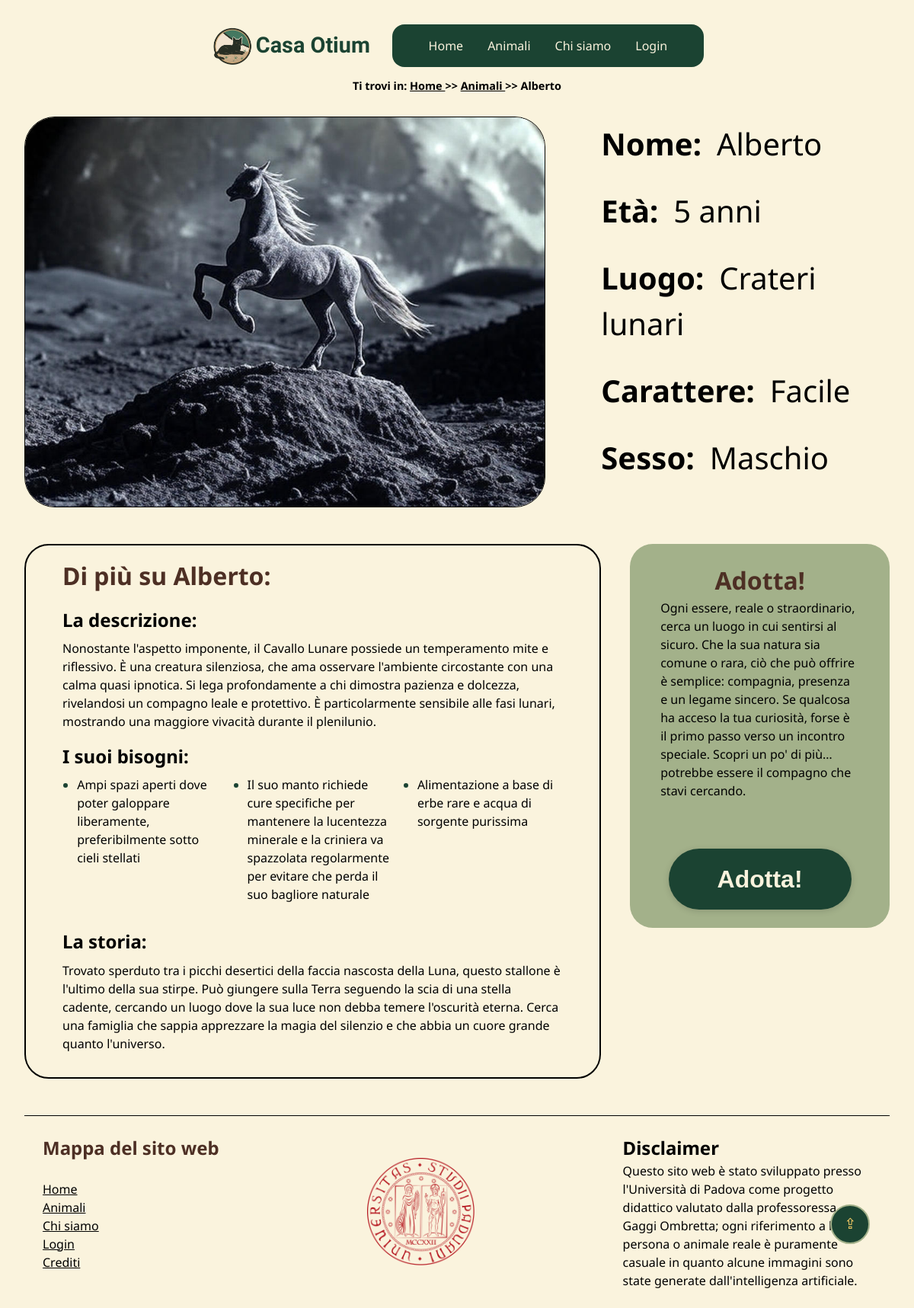
Before: /animale.php?id=2 with the older database file.
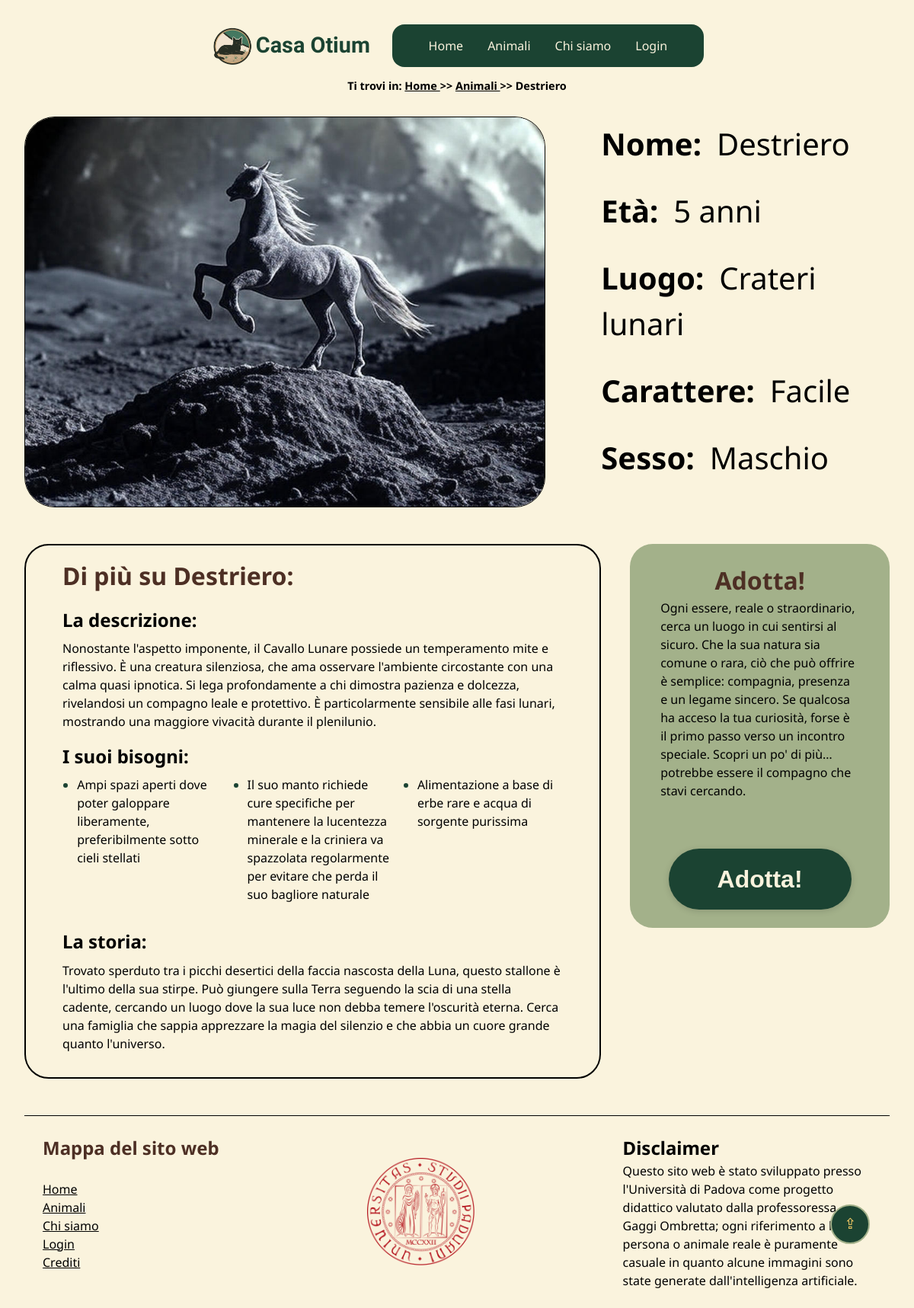
After: the same page with the newer database file.
### tables this page shows
CREATE TABLE animali (
    id           INT AUTO_INCREMENT PRIMARY KEY,
    nome         VARCHAR(24) NOT NULL,
    alt          VARCHAR(1024) NOT NULL,
    immagine     VARCHAR(1024) NOT NULL,
    sesso        ENUM('Maschio','Femmina') NOT NULL,
    tipo_animale ENUM('Reale','Fantastico') NOT NULL,
    luogo        VARCHAR(100) NOT NULL,
    eta          INT NOT NULL,
    taglia       ENUM('Piccola','Media','Grande') NOT NULL,
    carattere    ENUM('Facile','Moderato','Difficile') NOT NULL,
    descrizione  VARCHAR(1024) NOT NULL,
    bisogni      VARCHAR(1024) NOT NULL,
    storia       VARCHAR(1024),
    adottato     BOOLEAN DEFAULT FALSE
);

### connectionDB.php (called while the page is built, shortened)
<?php
class DBAccess
{
    private $connection;
    public function openDBConnection() {
        try {
            $this->connection = mysqli_connect(
                self::HOST_DB,
                self::USERNAME,
                self::PASSWORD,
                self::DATABASE_NAME
            );
            return true;
        } catch (\mysqli_sql_exception $e) {
            http_response_code(500);
            include __DIR__ . "/500.php";
            exit();
        }
    }
    public function getAnimalById($id)
    {
        $query = "SELECT * FROM animali WHERE id = ?";
        $animalData = false;
        if ($stmt = mysqli_prepare($this->connection, $query)) {
            mysqli_stmt_bind_param($stmt, "i", $id);
            if (mysqli_stmt_execute($stmt)) {
                $queryResult = mysqli_stmt_get_result($stmt);
                if ($queryResult) {
                    if (mysqli_num_rows($queryResult) > 0) {
                        $animalData = mysqli_fetch_assoc($queryResult);
                    }
                }
            }
        }
        return array_map( 'htmlspecialchars', $animalData);
    }
}
?>

### utils/animalFormHandler.php (called while the page is built, shortened)
<?php
function createHttpQuery($source, $allowedKeys, $htmlChars = true)
{
    $whitelist = array_flip($allowedKeys);
    $filtered = array_intersect_key($source, $whitelist);
    return $htmlChars ?
        htmlspecialchars(http_build_query($filtered)) :
        http_build_query($filtered);
}

### utils/AvvisiHelper.php (called while the page is built, shortened)
<?php
class AvvisiHelper {
    public static function get() {
        return null;
    }
    public static function getFormattedHtml() {
        $msg = self::get();
        if (!$msg) {
            return '';
        }
        $role = (in_array($msg['type'], self::TIPI_VALIDI['alert'])) ? 'alert' : 'status';
        return '<div id="avviso" role="' . $role . '"> <p>' . $msg['text'] . '</p> <div class="progress-container">
        <div class="progress-bar"></div>
    </div> </div>';
    }
}
?>

### animale.php (the view, shortened to what this page needs)
<?php
include "menu.php";
require_once "." . DIRECTORY_SEPARATOR . "connectionDB.php";
require_once "utils" . DIRECTORY_SEPARATOR . "AvvisiHelper.php";
$content = file_get_contents("html/animale.html");
$content = str_replace("[listaMenu]", $listaMenu, $content);
$content = str_replace("[listaFooter]", $listaFooter, $content);
$breadcrumb = "";
if (
    isset($_SESSION["provenienza"]) &&
    $_SESSION["provenienza"] === "Area Personale"
) {
    if (isset($_GET["pagina"]) && is_numeric($_GET["pagina"])) {
        $breadcrumb .=
            ' <a href="area_personale.php?pagina=' .
            $_GET["pagina"] .
            '"> Area Personale: pagina-' .
            $_GET["pagina"] .
            " </a>";
    } else {
        $breadcrumb .= ' <a href="area_personale.php"> Area Personale </a>';
    }
} else {
    $breadcrumb .= ' <a href="animali.php';
    $breadcrumb .= '"> Animali </a>';
}
$content = str_replace("[breadcrumb]", $breadcrumb, $content);
$pulsanti = "";
$pulsantePreferiti = "";
$animalData = "";
$adottami = "";
if (isset($_GET["id"])) {
    $db = new DBAccess();
    $connessioneOK = $db->openDBConnection();
    if ($connessioneOK) {
        $animalData = $db->getAnimalById($_GET["id"]);
        if ($animalData) {
            $content = str_replace("[NOME]", $animalData["nome"], $content);
            $content = str_replace(
                "[ETA]",
                $animalData["eta"] .
                    ($animalData["eta"] == 1 ? " anno" : " anni"),
                $content
            );
            $content = str_replace("[SESSO_ANIMALE]", $animalData["sesso"], $content);
            $content = str_replace("[LUOGO]", $animalData["luogo"], $content);
            $content = str_replace(
                "[CARATTERE]",
                $animalData["carattere"],
                $content
            );
            if ($animalData["immagine"]) {
                $content = str_replace(
                    "[PATH_IMMAGINE]",
                    $animalData["immagine"],
                    $content
                );
            } else {
                $content = str_replace("[PATH_IMMAGINE]", "", $content);
            }
            $content = str_replace(
                "[ALT_IMMAGINE]",
                $animalData["alt"],
                $content
            );
            $content = str_replace(
                "[DESCRIZIONE]",
                $animalData["descrizione"],
                $content
            );
            $bisogni = html_entity_decode($animalData["bisogni"]);
            $arrayBisogni = array_filter(
                array_map(function($value) { return htmlspecialchars(trim($value)); }, explode(';', $bisogni)),
                fn($value) => $value !== ''
            );
            $bisogni = "<ul>\n<li>" . implode("</li>\n<li>", $arrayBisogni) . "</li>\n</ul>";
            $content = str_replace("[BISOGNI]", $bisogni, $content);
            $content = str_replace("[STORIA]", $animalData["storia"], $content);
        } else {
            include __DIR__ . "/404.php";
            http_response_code(404);
            exit();
        }
    } else {
        include __DIR__ . "/500.php";
        http_response_code(500);
        exit();
    }
    if (
        isset($_SESSION["is_logged_in"]) &&
        $_SESSION["is_logged_in"] === true &&
        isset($_SESSION["role"]) &&
        $_SESSION["role"] === "admin"
    ) {
        $params = htmlspecialchars(http_build_query($_GET));
        $pulsanti .=
            '<div class="admin-buttons">
                    <a role="button" href="modificaAnimale.php?' .
            $params .
            '" class="btn-modifica">Modifica</a>
                    <a role="button" href="elimina.php?' .
            $params .
            '" class="btn-elimina"> Elimina </a>
                    </div>';
    }
    elseif ($animalData["adottato"] == 0) {
        $parametriQuery=createHttpQuery($_GET,['pagina','search','id'],false);
        $adottami = '<aside>
            <h2>Adotta!</h2>
            <p>Ogni essere, reale o straordinario, cerca un luogo in cui sentirsi al sicuro.
                Che la sua natura sia comune o rara, ciò che può offrire è semplice: compagnia, presenza e un legame
                sincero. Se qualcosa ha acceso la tua curiosità, forse è il primo passo verso un incontro
                speciale. Scopri un po\' di più… potrebbe essere il compagno che stavi cercando.</p>
            <form class="form-adozione" action="adotta.php?' . $parametriQuery . '" method="post">
                <button type="submit" class="bottone-adotta">Adotta!</button>
            </form>
        </aside>';
    }
} else {
    include __DIR__ . "/404.php";
    http_response_code(404);
    exit();
}
$messaggioAdozione = '';
$content = str_replace('[adottaMessage]', $messaggioAdozione, $content);
$messaggio= AvvisiHelper::getFormattedHtml();
$content = str_replace("[messaggio]", $messaggio, $content);
$content = str_replace("[pulsanti]", $pulsanti, $content);
$content = str_replace("[PULSANTE_PREFERITI]", $pulsantePreferiti, $content);
$content = str_replace("[adottami]", $adottami, $content);
echo $content;
?>

### menu.php (shortened to what this page needs)
<?php
require_once "utils/animalFormHandler.php";
$currentPage = basename($_SERVER['PHP_SELF']);
$pages = [
    "index.php" => ["text" => "Home", "lang" => "en"],
    "animali.php" => ["text" => "Animali"],
    "chiSiamo.php" => ["text" => "Chi siamo"],
];
$pagesFooter = [
    "index.php" => ["text" => "Home", "lang" => "en"],
    "animali.php" => ["text" => "Animali"],
    "chiSiamo.php" => ["text" => "Chi siamo"],
];
if (
    isset($_SESSION["is_logged_in"]) &&
    $_SESSION["is_logged_in"] === true &&
    isset($_SESSION["role"]) &&
    $_SESSION["role"] === "user"
) {
    $pages["area_personale.php"] = ["text" => "Area Personale"];
    $pagesFooter["area_personale.php"] = ["text" => "Area Personale"];
    if ($currentPage === "index.php") {
        $urlLogout = "./logout.php";
    } else {
        $urlLogout = UrlHelper::appendRedirect('logout.php', ['redirect', "id", "pagina", "search"]);
    }
    $pages[$urlLogout] = ["text" => "Logout", "lang" => "en"];
    $pagesFooter[$urlLogout] = ["text" => "Logout", "lang" => "en"];
} else {
    if ($currentPage === "index.php") {
        $urlLogin = "./login.php";
    } else {
        $urlLogin = UrlHelper::appendRedirect('login.php', ['redirect', "id", "pagina", "search"]);
    }
    $pages[$urlLogin] = ["text" => "Login", "lang" => "en"];
    $pagesFooter[$urlLogin] = ["text" => "Login", "lang" => "en"];
}
$pagesFooter["crediti.php"] = ["text" => "Crediti"];
$listaMenu = "<ul>";
foreach ($pages as $page => $data) {
    $isCurrentPage = false;
    if ($isCurrentPage) {
        $listaMenu .=
            '<li id="currentlink" aria-current="page"' .
            (!empty($data["lang"]) ? ' lang="' . $data["lang"] . '"' : "") .
            ">" .
            $data["text"] .
            "</li>";
    } else {
        $listaMenu .=
            '<li><a href="' .
            $page .
            '"' .
            (!empty($data["lang"]) ? ' lang="' . $data["lang"] . '"' : "") .
            ">" .
            $data["text"] .
            "</a></li>";
    }
}
$listaMenu .= "</ul>";
$listaFooter = "<ul>";
foreach ($pagesFooter as $page => $data) {
    $isCurrentPage = false;
    if ($isCurrentPage) {
        $listaFooter .=
            '<li aria-current="page"' .
            (!empty($data["lang"]) ? ' lang="' . $data["lang"] . '"' : "") .
            ">" .
            $data["text"] .
            "</li>";
    } else {
        $listaFooter .=
            '<li><a href="' .
            $page .
            '"' .
            (!empty($data["lang"]) ? ' lang="' . $data["lang"] . '"' : "") .
            ">" .
            $data["text"] .
            "</a></li>";
    }
}
$listaFooter .= "</ul>";
?>

### css/mobile.css (style rules this page uses)
body { overflow-x: hidden; padding: 0 2em; }
h1 { font-size: 2em; }
h2 { font-size: 1.5em; }
#animale-main { display: unset; }
.img-cutter { margin: 2em 0; width: 100%; }
#description { margin-bottom: 2em; }
#animale-main aside { margin-left: 0; position: static; }
#animale-main aside button { margin-top: 1em; }
a#pulsante-torna-su { right: 1.5em; bottom: 1.5em; }
footer { display: flex; flex-direction: column; justify-content: center; align-items: center; text-align: center; gap: 1.5em; }
footer li { margin-bottom: 0.8em; }
footer #disclaimer { display: flex; flex-direction: column; justify-content: center; align-items: center; margin: 0 auto; width: 100%; }

### css/print.css (style rules this page uses)
* { padding: 0em; margin: 0em; }
html, body { font-size: 12pt; font-family: 'Times New Roman', Times, serif; }
header { display: none; }
footer { display: none; }

Changed rows visible on the page:
changed animali: content "…in: Home >> >> Alberto Nome: Alberto Età: 5 anni Luogo: Crateri lunari Carattere: Facile Sesso: Maschio Di più su Alberto: La descrizione: Nonostante l'aspetto…" → "…in: Home >> >> Destriero Nome: Destriero Età: 5 anni Luogo: Crateri lunari Carattere: Facile Sesso: Maschio Di più su Destriero: La descrizione: Nonostante l'aspetto…"
